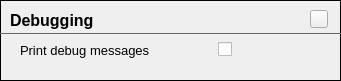
               <widget class="FrameContent" name="frmDebug">
                <property name="geometry">
                 <rect>
                  <x>10</x>
                  <y>270</y>
                  <width>341</width>
                  <height>81</height>
                 </rect>
                </property>
                <property name="minimumSize">
                 <size>
                  <width>0</width>
                  <height>0</height>
                 </size>
                </property>
                <property name="maximumSize">
                 <size>
                  <width>16777215</width>
                  <height>16777215</height>
                 </size>
                </property>
                <property name="frameShape">
                 <enum>QFrame::Box</enum>
                </property>
                <property name="frameShadow">
                 <enum>QFrame::Plain</enum>
                </property>
                <widget class="QFrame" name="frame_33">
                 <property name="geometry">
                  <rect>
                   <x>0</x>
                   <y>23</y>
                   <width>341</width>
                   <height>20</height>
                  </rect>
                 </property>
                 <property name="styleSheet">
                  <string notr="true">color: #666;</string>
                 </property>
                 <property name="frameShape">
                  <enum>QFrame::HLine</enum>
                 </property>
                 <property name="frameShadow">
                  <enum>QFrame::Plain</enum>
                 </property>
                </widget>
                <widget class="QLabel" name="label_121">
                 <property name="geometry">
                  <rect>
                   <x>10</x>
                   <y>10</y>
                   <width>171</width>
                   <height>21</height>
                  </rect>
                 </property>
                 <property name="font">
                  <font>
                   <family>MS Shell Dlg 2</family>
                   <pointsize>12</pointsize>
                   <weight>75</weight>
                   <bold>true</bold>
                  </font>
                 </property>
                 <property name="text">
                  <string>Debugging</string>
                 </property>
                </widget>
                <widget class="HelpButton" name="hpbDebug">
                 <property name="geometry">
                  <rect>
                   <x>310</x>
                   <y>10</y>
                   <width>18</width>
                   <height>18</height>
                  </rect>
                 </property>
                 <property name="maximumSize">
                  <size>
                   <width>18</width>
                   <height>18</height>
                  </size>
                 </property>
                 <property name="text">
                  <string/>
                 </property>
                </widget>
                <widget class="QLabel" name="label_127">
                 <property name="geometry">
                  <rect>
                   <x>20</x>
                   <y>40</y>
                   <width>191</width>
                   <height>21</height>
                  </rect>
                 </property>
                 <property name="font">
                  <font>
                   <pointsize>10</pointsize>
                  </font>
                 </property>
                 <property name="text">
                  <string>Print debug messages</string>
                 </property>
                </widget>
                <widget class="QCheckBox" name="chkDebug">
                 <property name="geometry">
                  <rect>
                   <x>218</x>
                   <y>40</y>
                   <width>16</width>
                   <height>18</height>
                  </rect>
                 </property>
                 <property name="text">
                  <string/>
                 </property>
                </widget>
               </widget>
